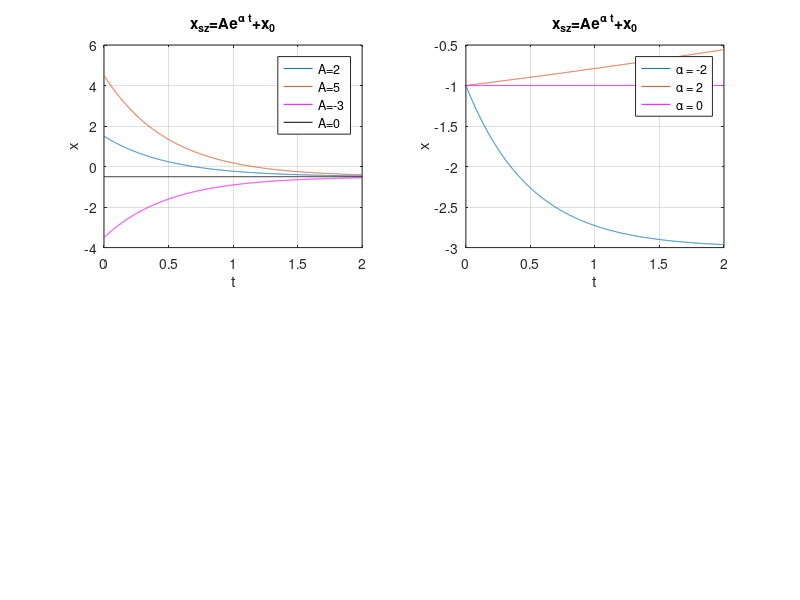

MATLAB code for this plot:
clear;
close all;


%x_sz=Ae^alpha*t+x0;
%AAAAAAAAAAAAAAAAAAAAAAAAAAAAAAAAAAAAAAAAAAAAAAAAAAAAAAAAAAAAAAAAAAAAAAAA
subplot(2,2,1);
x_sz=0:0.001:2;
t=0:0.001:2;
a=-2;
xw=-0.5;

A1=2;
for i=1:1:(length(t));
    x_sz(i)=A1*exp(a*t(i))+xw;
end
plot(t,x_sz,'-');
hold on;
%%%%%%%%%%%%%%%%%%%%%%%%%%%%%%%%%%%%%%%%%%%%%%%%
A1=5;
for i=1:1:(length(t));
    x_sz(i)=A1*exp(a*t(i))+xw;
end
plot(t,x_sz,'-');

%%%%%%%%%%%%%%%%%%%%%%%%%%%%%%%%%%%%%%%%%%%%%%%%
A1=-3;
for i=1:1:(length(t));
    x_sz(i)=A1*exp(a*t(i))+xw;
end
plot(t,x_sz,'m-');
%%%%%%%%%%%%%%%%%%%%%%%%%%%%%%%%%%%%%%%%%%%%%%%%
A1=0;
for i=1:1:(length(t));
    x_sz(i)=A1*exp(a*t(i))+xw;
end
plot(t,x_sz,'k-');
%%%%%%%%%%%%%%%%%%%%%%%%%%%%%%%%%%%%%%%%%%%%%%%%
title('x_{sz}=Ae^{\alpha t}+x_{0}');
legend('A=2','A=5','A=-3','A=0');
xlabel('t');
ylabel('x');
grid on;
%%%%%%%%%%%%%%%%%%%%%%%%%%%%%%%%%%%%%%%%%%%%%%%%






%aaaaaaaaaaaaaaaaaaaaaaaaaaaaaaaaaaaaaaaaaaaaaaaaaaaaaaaaaaaaaaaaaaaaaaaa
subplot(2,2,2);

A1=2;
xw=-3;

a=-2;
for i=1:1:(length(t));
    x_sz(i)=A1*exp(a*t(i))+xw;
end
plot(t,x_sz,'-');
hold on;
%%%%%%%%%%%%%%%%%%%%%%%%%%%%%%%%%%%%%%%%%%%%%%%%
a=0.1;
for i=1:1:(length(t));
    x_sz(i)=A1*exp(a*t(i))+xw;
end
plot(t,x_sz,'-');
%%%%%%%%%%%%%%%%%%%%%%%%%%%%%%%%%%%%%%%%%%%%%%%%
a=0;
for i=1:1:(length(t));
    x_sz(i)=A1*exp(a*t(i))+xw;
end
plot(t,x_sz,'m-');
title('x_{sz}=Ae^{\alpha t}+x_{0}');
legend('\alpha = -2','\alpha = 2','\alpha = 0');
xlabel('t');
ylabel('x');
grid on;